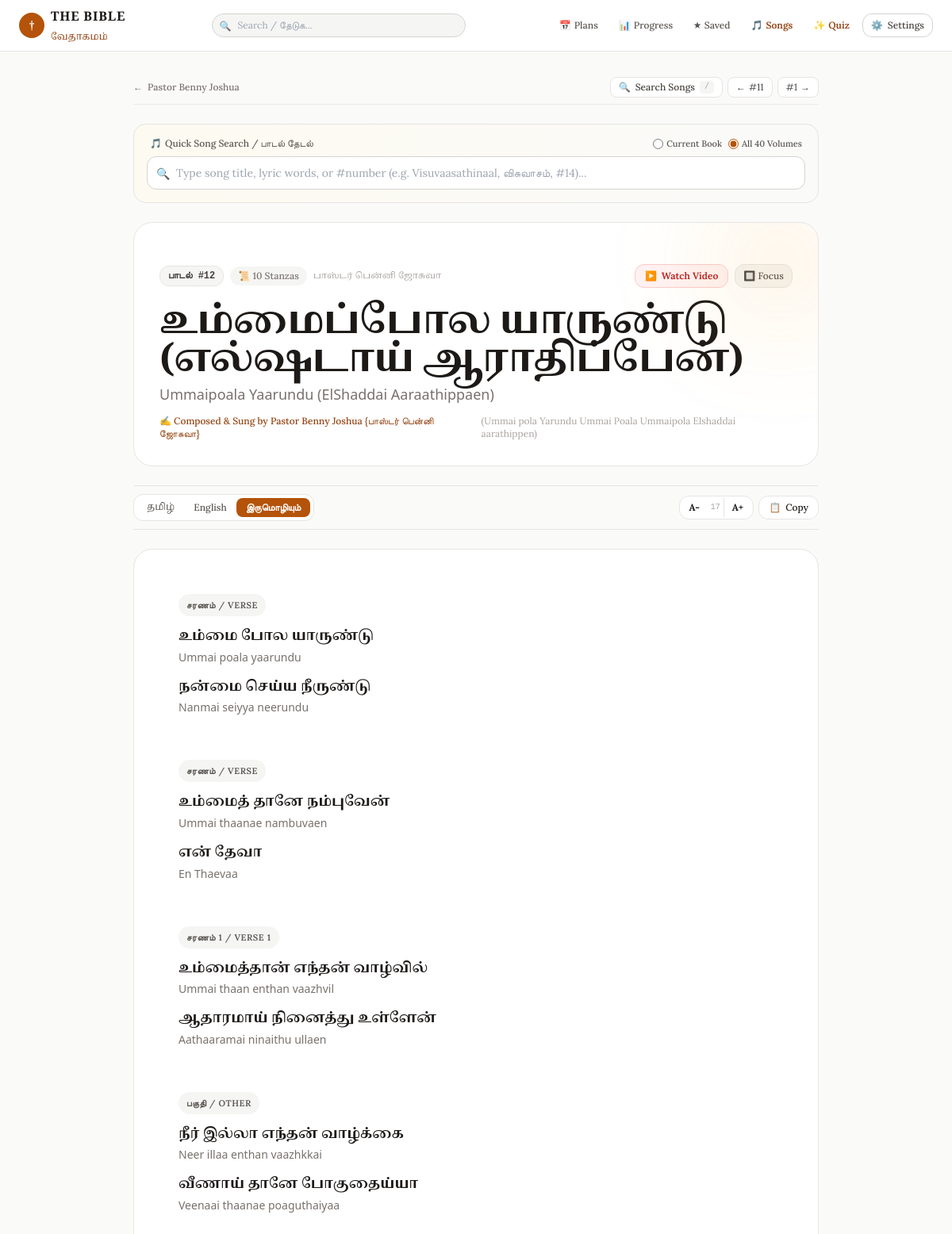
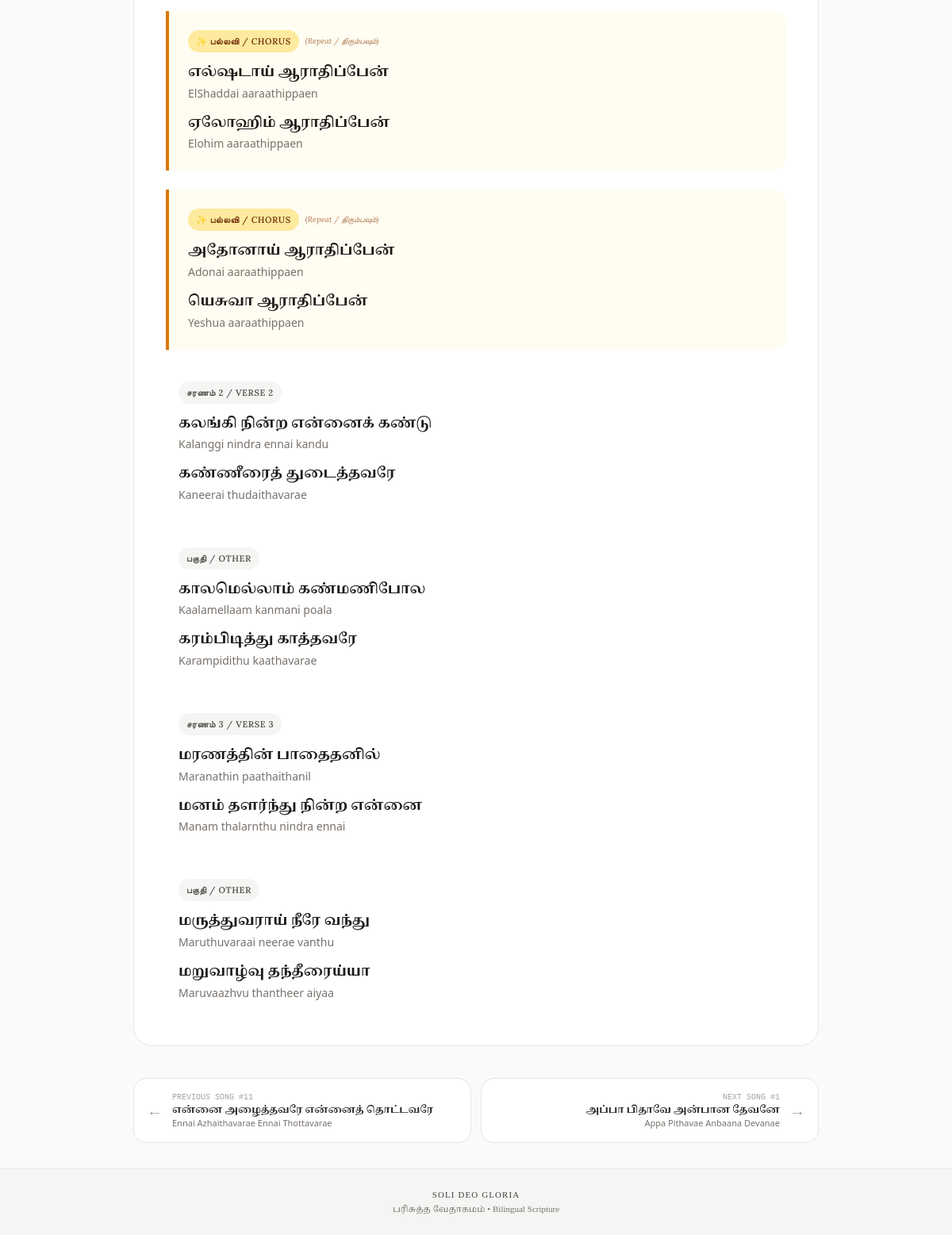
The app's page /songs/2307 with its own data (2 pictures, top to bottom).
### tables this page shows
CREATE TABLE songs (
            id INTEGER PRIMARY KEY,
            songbook_code TEXT NOT NULL,
            songbook_name_ta TEXT,
            songbook_name_en TEXT,
            volume INTEGER DEFAULT 0,
            volume_name TEXT,
            song_number INTEGER DEFAULT 0,
            title_ta TEXT NOT NULL,
            title_en TEXT NOT NULL,
            alternate_title TEXT,
            lyrics_ta TEXT,
            lyrics_en TEXT,
            lyrics_bilingual TEXT,
            author TEXT,
            youtube_url TEXT
        );

### app/main.py (the view)
@app.get("/songs/{song_id}", response_class=HTMLResponse)
async def song_detail_page(
    request: Request,
    song_id: int,
    mode: str = Query("bilingual"),
    canon: str = Query(None)
):
    active_canon = resolve_canon(request, canon)
    canon_ctx = get_canon_context(active_canon)
    song = get_song_by_id(song_id)
    if not song:
        raise HTTPException(status_code=404, detail="Song not found")
    volume_songs = []
    if song.get("volume") and song["volume"] > 0:
        vol_data = get_songs_list(
            songbook_code=song.get("songbook_code") or "jebathota",
            volume=song["volume"],
            limit=100
        )
        volume_songs = vol_data.get("songs", [])
    return templates.TemplateResponse(
        request=request,
        name="song_detail.html",
        context={
            **canon_ctx,
            "song": song,
            "volume_songs": volume_songs,
            "mode": mode,
        },
    )

### templates/song_detail.html (shortened to what this page needs)
{% extends "base.html" %}
{% block content %}
<div id="song-detail-root" class="max-w-4xl mx-auto px-3 sm:px-4 py-4 sm:py-8 space-y-6 transition-all duration-200">
    <div class="flex flex-col sm:flex-row sm:items-center justify-between gap-3 text-xs text-stone-500 pb-2 border-b border-stone-200/70 dark:border-stone-800">
        <div class="flex items-center gap-2 flex-wrap">
            <a href="/songs?book={{ song.songbook_code }}{% if song.volume %}&vol={{ song.volume }}{% endif %}{% if canon %}&canon={{ canon }}{% endif %}"
               class="inline-flex items-center gap-1.5 hover:text-amber-700 dark:hover:text-amber-400 font-medium transition py-1">
                <span>←</span> <span>{{ song.songbook_name_en }}</span>
            </a>
        </div>
        <div class="flex items-center gap-1.5 self-end sm:self-auto">
            <button onclick="toggleDetailSearchModal(true)"
                    class="px-2.5 py-1 rounded-lg bg-white dark:bg-stone-800 border border-stone-200 dark:border-stone-700 hover:border-amber-600 text-stone-700 dark:text-stone-300 hover:text-amber-700 dark:hover:text-amber-400 transition cursor-pointer flex items-center gap-1.5"
                    title="Search any song (Press /)">
                <span>🔍</span>
                <span class="font-medium">Search Songs</span>
                <kbd class="hidden sm:inline-block px-1.5 py-0.2 bg-stone-100 dark:bg-stone-700 text-stone-400 dark:text-stone-300 rounded text-[10px] font-mono">/</kbd>
            </button>
            {% if song.prev_song %}
            <a href="/songs/{{ song.prev_song.id }}{% if canon %}?canon={{ canon }}{% endif %}"
               class="px-2.5 py-1 rounded-lg bg-white dark:bg-stone-800 border border-stone-200 dark:border-stone-700 hover:border-amber-600 text-stone-700 dark:text-stone-300 transition flex items-center gap-1"
               title="Previous: #{{ song.prev_song.song_number }} {{ song.prev_song.title_en }} (Press Left Arrow)">
                <span>←</span> <span class="hidden md:inline">#{{ song.prev_song.song_number }}</span>
            </a>
            {% endif %}
            {% if song.next_song %}
            <a href="/songs/{{ song.next_song.id }}{% if canon %}?canon={{ canon }}{% endif %}"
               class="px-2.5 py-1 rounded-lg bg-white dark:bg-stone-800 border border-stone-200 dark:border-stone-700 hover:border-amber-600 text-stone-700 dark:text-stone-300 transition flex items-center gap-1"
               title="Next: #{{ song.next_song.song_number }} {{ song.next_song.title_en }} (Press Right Arrow)">
                <span class="hidden md:inline">#{{ song.next_song.song_number }}</span> <span>→</span>
            </a>
            {% endif %}
        </div>
    </div>
    <div id="detail-search-container" class="bg-gradient-to-r from-amber-50/60 to-stone-50 dark:from-stone-900 dark:to-stone-900/60 border border-stone-200 dark:border-stone-800 rounded-2xl p-3 sm:p-4 shadow-xs space-y-2">
        <div class="flex items-center justify-between text-xs text-stone-600 dark:text-stone-400 px-1 font-medium">
            <span class="flex items-center gap-1">
                <span>🎵</span> <span>Quick Song Search / பாடல் தேடல்</span>
            </span>
            <div class="flex items-center gap-2 text-[11px]">
                <label class="inline-flex items-center gap-1 cursor-pointer">
                    <input type="radio" name="detail_search_scope" value="volume" class="accent-amber-700" {% if song.volume %}checked{% endif %}>
                    <span>{% if song.volume %}In Vol {{ song.volume }} Only{% else %}Current Book{% endif %}</span>
                </label>
                <label class="inline-flex items-center gap-1 cursor-pointer">
                    <input type="radio" name="detail_search_scope" value="all" class="accent-amber-700" {% if not song.volume %}checked{% endif %}>
                    <span>All 40 Volumes</span>
                </label>
            </div>
        </div>
        <div class="relative">
            <input type="text" id="detail-search-input"
                   placeholder="Type song title, lyric words, or #number (e.g. Visuvaasathinaal, விசுவாசம், #14)..."
                   autocomplete="off"
                   class="w-full text-xs sm:text-sm bg-white dark:bg-stone-800 border border-stone-300 dark:border-stone-700 rounded-xl pl-9 pr-8 py-2.5 focus:outline-none focus:ring-2 focus:ring-amber-700 text-stone-900 dark:text-stone-100">
            <span class="absolute left-3 top-3 text-stone-400 text-xs sm:text-sm">🔍</span>
        </div>
    </div>
    <div class="bg-white dark:bg-stone-900 border border-stone-200 dark:border-stone-800 rounded-3xl p-5 sm:p-8 shadow-xs space-y-5 relative overflow-hidden">
        <div class="flex flex-wrap items-center justify-between gap-2.5">
            <div class="flex flex-wrap items-center gap-2 text-xs">
                {% if song.song_number and song.song_number > 0 %}
                <span class="px-2.5 py-1 rounded-xl bg-stone-100 dark:bg-stone-800 text-stone-700 dark:text-stone-300 font-mono font-semibold border border-stone-200 dark:border-stone-700">
                    பாடல் #{{ song.song_number }}
                </span>
                {% endif %}
                {% if song.stanzas %}
                <span class="px-2.5 py-1 rounded-xl bg-stone-100 dark:bg-stone-800 text-stone-500 dark:text-stone-400 font-medium">
                    📜 {{ song.stanzas|length }} Stanzas
                </span>
                {% endif %}
                <span class="text-stone-400 font-tamil text-[11px]" translate="no">{{ song.songbook_name_ta }}</span>
            </div>
            <div class="flex items-center gap-2">
                {% if song.youtube_url %}
                <button onclick="toggleSongVideo()"
                        class="inline-flex items-center gap-1.5 px-3 py-1.5 rounded-xl bg-red-50 hover:bg-red-100 dark:bg-red-950/40 dark:hover:bg-red-900/50 text-red-700 dark:text-red-300 text-xs font-semibold border border-red-200 dark:border-red-900/60 transition cursor-pointer shadow-2xs">
                    <span>▶️</span> <span>{% if song.youtube_video_id %}Watch Video{% else %}Play on YouTube{% endif %}</span>
                </button>
                {% endif %}
                <button onclick="toggleWorshipFocusMode()" id="focus-mode-btn"
                        class="px-2.5 py-1.5 rounded-xl bg-stone-100 hover:bg-stone-200 dark:bg-stone-800 dark:hover:bg-stone-700 text-stone-600 dark:text-stone-300 text-xs font-medium border border-stone-200 dark:border-stone-700 transition cursor-pointer"
                        title="Toggle distraction-free worship presentation mode">
                    <span>🔲</span> <span class="hidden sm:inline">Focus</span>
                </button>
            </div>
        </div>
        <div class="space-y-1">
            <h1 class="font-tamil text-2xl sm:text-4xl lg:text-5xl font-bold text-stone-900 dark:text-stone-100 leading-tight tracking-tight" translate="no">
                {{ song.title_ta }}
            </h1>
            <h2 class="font-sans text-sm sm:text-lg text-stone-500 dark:text-stone-400 font-medium">
                {{ song.title_en }}
            </h2>
            <div class="flex items-center gap-2 pt-2 text-xs text-amber-800 dark:text-amber-400 font-medium">
                <span>✍️ Composed & Sung by {{ song.author or "Fr. S.J. Berchmans" }}</span>
                {% if song.alternate_title %}
                <span class="text-stone-400 font-normal">({{ song.alternate_title }})</span>
                {% endif %}
            </div>
        </div>
    </div>
    <div id="lyrics-toolbar" class="sticky top-14 z-30 bg-stone-50/95 dark:bg-stone-950/95 backdrop-blur-md py-2.5 border-y border-stone-200 dark:border-stone-800 flex flex-wrap items-center justify-between gap-2 text-xs transition-all">
        <div class="inline-flex bg-white dark:bg-stone-800 p-1 rounded-xl border border-stone-200 dark:border-stone-700 shadow-2xs">
            <button onclick="setSongScriptMode('ta')" id="mode-btn-ta"
                    class="px-3 py-1 rounded-lg font-medium transition cursor-pointer font-tamil text-stone-600 dark:text-stone-300">
                தமிழ்
            </button>
            <button onclick="setSongScriptMode('en')" id="mode-btn-en"
                    class="px-3 py-1 rounded-lg font-medium transition cursor-pointer text-stone-600 dark:text-stone-300">
                English
            </button>
            <button onclick="setSongScriptMode('bilingual')" id="mode-btn-bilingual"
                    class="px-3 py-1 rounded-lg font-semibold bg-amber-700 text-white shadow-xs transition cursor-pointer">
                இருமொழியும்
            </button>
        </div>
        <div class="flex items-center gap-1.5">
            <div class="flex items-center bg-white dark:bg-stone-800 rounded-xl border border-stone-200 dark:border-stone-700 p-0.5">
                <button onclick="changeLyricsFontSize(-1)" class="px-2.5 py-1 text-xs hover:text-amber-700 font-bold transition cursor-pointer" title="Decrease font size">A-</button>
                <span id="font-size-indicator" class="text-[10px] text-stone-400 font-mono px-1">17</span>
                <button onclick="changeLyricsFontSize(1)" class="px-2.5 py-1 text-xs hover:text-amber-700 font-bold transition cursor-pointer border-l border-stone-200 dark:border-stone-700" title="Increase font size">A+</button>
            </div>
            <button onclick="copySongLyrics()" class="px-3 py-1.5 bg-white dark:bg-stone-800 border border-stone-200 dark:border-stone-700 hover:border-amber-600 rounded-xl font-medium transition flex items-center gap-1.5 cursor-pointer shadow-2xs">
                <span>📋</span> <span id="copy-btn-text">Copy</span>
            </button>
        </div>
    </div>
    <div id="lyrics-container" class="bg-white dark:bg-stone-900 border border-stone-200 dark:border-stone-800 rounded-3xl p-5 sm:p-10 shadow-xs space-y-6 text-base transition-all">
        {% if song.stanzas %}
            {% for st in song.stanzas %}
            {% set is_chorus = ('Chorus' in st.label or 'பல்லவி' in st.label or 'Pre-Chorus' in st.label) %}
            <div class="stanza-block transition-all duration-150 {% if is_chorus %}bg-amber-50/70 dark:bg-amber-950/25 border-l-4 border-amber-600 dark:border-amber-500 rounded-r-2xl p-4 sm:p-6 shadow-2xs{% else %}p-3 sm:p-4 rounded-2xl hover:bg-stone-50/80 dark:hover:bg-stone-800/40{% endif %}">
                <div class="flex items-center gap-2 mb-3">
                    <span class="inline-flex items-center px-2.5 py-0.5 rounded-full text-[11px] font-semibold tracking-wider uppercase {% if is_chorus %}bg-amber-200/80 dark:bg-amber-900/60 text-amber-900 dark:text-amber-200 font-bold{% else %}bg-stone-100 dark:bg-stone-800 text-stone-600 dark:text-stone-400{% endif %}">
                        {% if is_chorus %}✨ {{ st.label }}{% else %}{{ st.label }}{% endif %}
                    </span>
                    {% if is_chorus %}
                    <span class="text-[10px] text-amber-800/70 dark:text-amber-400/70 font-serif italic hidden sm:inline">(Repeat / திரும்பவும்)</span>
                    {% endif %}
                </div>
                <div class="space-y-3.5">
                    {% set max_lines = st.lines_ta|length if st.lines_ta|length > st.lines_en|length else st.lines_en|length %}
                    {% for i in range(max_lines) %}
                    <div class="lyrics-pair space-y-0.5">
                        {% if i < st.lines_ta|length %}
                        <p class="lyrics-line-ta font-tamil text-stone-900 dark:text-stone-100 font-semibold leading-relaxed tracking-normal" translate="no">
                            {{ st.lines_ta[i] }}
                        </p>
                        {% endif %}
                        {% if i < st.lines_en|length %}
                        <p class="lyrics-line-en font-sans text-xs sm:text-sm text-stone-500 dark:text-stone-400 font-normal leading-relaxed">
                            {{ st.lines_en[i] }}
                        </p>
                        {% endif %}
                    </div>
                    {% endfor %}
                </div>
            </div>
            {% endfor %}
        {% else %}
            <div class="p-6">
                <pre class="font-tamil whitespace-pre-wrap leading-relaxed text-stone-900 dark:text-stone-100 font-medium" translate="no">{{ song.lyrics_ta or song.lyrics_en }}</pre>
            </div>
        {% endif %}
    </div>
    <div class="pt-4 flex flex-col sm:flex-row items-stretch justify-between gap-3 text-xs">
        {% if song.prev_song %}
        <a href="/songs/{{ song.prev_song.id }}{% if canon %}?canon={{ canon }}{% endif %}"
           class="group flex-1 p-4 rounded-2xl bg-white dark:bg-stone-900 border border-stone-200 dark:border-stone-800 hover:border-amber-600 transition flex items-center gap-3 shadow-xs">
            <span class="text-xl text-stone-400 group-hover:text-amber-700 transition">←</span>
            <div class="overflow-hidden">
                <span class="text-[10px] text-stone-400 block font-mono">PREVIOUS SONG #{{ song.prev_song.song_number }}</span>
                <span class="font-tamil font-bold truncate block text-stone-800 dark:text-stone-200 group-hover:text-amber-700 dark:group-hover:text-amber-400 transition" translate="no">{{ song.prev_song.title_ta }}</span>
                <span class="font-sans text-[11px] text-stone-500 truncate block">{{ song.prev_song.title_en }}</span>
            </div>
        </a>
        {% else %}
        <div class="flex-1"></div>
        {% endif %}
        {% if song.next_song %}
        <a href="/songs/{{ song.next_song.id }}{% if canon %}?canon={{ canon }}{% endif %}"
           class="group flex-1 p-4 rounded-2xl bg-white dark:bg-stone-900 border border-stone-200 dark:border-stone-800 hover:border-amber-600 transition flex items-center justify-between gap-3 text-right shadow-xs">
            <div class="overflow-hidden flex-1">
                <span class="text-[10px] text-stone-400 block font-mono">NEXT SONG #{{ song.next_song.song_number }}</span>
                <span class="font-tamil font-bold truncate block text-stone-800 dark:text-stone-200 group-hover:text-amber-700 dark:group-hover:text-amber-400 transition" translate="no">{{ song.next_song.title_ta }}</span>
                <span class="font-sans text-[11px] text-stone-500 truncate block">{{ song.next_song.title_en }}</span>
            </div>
            <span class="text-xl text-stone-400 group-hover:text-amber-700 transition">→</span>
        </a>
        {% endif %}
    </div>
</div>
{% endblock %}

### templates/base.html (style rules this page uses)
:root { --reader-font-size: 18px; }
.font-tamil { font-family: 'Noto Serif Tamil', serif; line-height: 2.1; }
.verse-text-ta, .verse-ta, .font-tamil { line-height: 1.95 !important; }

### records on screen
songs: songbook_name_en "Pastor Benny Joshua", volume "☐ Current Book", volume "☑ All 40 Volumes", song_number "12", songbook_name_ta "பாஸ்டர் பென்னி ஜோசுவா", title_ta "உம்மைப்போல யாருண்டு (எல்ஷடாய் ஆராதிப்பேன்)", title_en "Ummaipoala Yaarundu (ElShaddai Aaraathippaen)", author "Pastor Benny Joshua {பாஸ்டர் பென்னி ஜோசுவா}", alternate_title "Ummai pola Yarundu Ummai Poala Ummaipola Elshaddai aarathippen"
songs: prev_song.song_number "11", prev_song.title_ta "என்னை அழைத்தவரே என்னைத் தொட்டவரே", prev_song.title_en "Ennai Azhaithavarae Ennai Thottavarae"
songs: next_song.song_number "1", next_song.title_ta "அப்பா பிதாவே அன்பான தேவனே", next_song.title_en "Appa Pithavae Anbaana Devanae"

### other values on screen
{{ song.stanzas|length }} "10"
{{ st.label }} "சரணம் / VERSE" "சரணம் / VERSE" "சரணம் 1 / VERSE 1" "பகுதி / OTHER" "சரணம் 2 / VERSE 2" "பகுதி / OTHER" "சரணம் 3 / VERSE 3" "பகுதி / OTHER"
{{ st.lines_ta[i] }} "உம்மை போல யாருண்டு" "நன்மை செய்ய நீருண்டு" "உம்மைத் தானே நம்புவேன்" "என் தேவா" "உம்மைத்தான் எந்தன் வாழ்வில்" "ஆதாரமாய் நினைத்து உள்ளேன்" "நீர் இல்லா எந்தன் வாழ்க்கை" "வீணாய் தானே போகுதைய்யா" "எல்ஷடாய் ஆராதிப்பேன்" "ஏலோஹிம் ஆராதிப்பேன்" "அதோனாய் ஆராதிப்பேன்" "யெசுவா ஆராதிப்பேன்" "கலங்கி நின்ற என்னைக் கண்டு" "கண்ணீரைத் துடைத்தவரே" "காலமெல்லாம் கண்மணிபோல" "கரம்பிடித்து காத்தவரே" "மரணத்தின் பாதைதனில்" "மனம் தளர்ந்து நின்ற என்னை" "மருத்துவராய் நீரே வந்து" "மறுவாழ்வு தந்தீரைய்யா"
{{ st.lines_en[i] }} "Ummai poala yaarundu" "Nanmai seiyya neerundu" "Ummai thaanae nambuvaen" "En Thaevaa" "Ummai thaan enthan vaazhvil" "Aathaaramai ninaithu ullaen" "Neer illaa enthan vaazhkkai" "Veenaai thaanae poaguthaiyaa" "ElShaddai aaraathippaen" "Elohim aaraathippaen" "Adonai aaraathippaen" "Yeshua aaraathippaen" "Kalanggi nindra ennai kandu" "Kaneerai thudaithavarae" "Kaalamellaam kanmani poala" "Karampidithu kaathavarae" "Maranathin paathaithanil" "Manam thalarnthu nindra ennai" "Maruthuvaraai neerae vanthu" "Maruvaazhvu thantheer aiyaa"
{{ st.label }} "பல்லவி / CHORUS" "பல்லவி / CHORUS"
